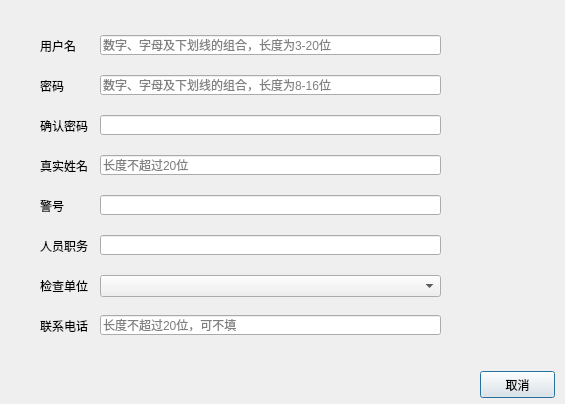
<?xml version="1.0" encoding="UTF-8"?>
<ui version="4.0">
 <class>newUserDialog</class>
 <widget class="QDialog" name="newUserDialog">
  <property name="geometry">
   <rect>
    <x>0</x>
    <y>0</y>
    <width>565</width>
    <height>404</height>
   </rect>
  </property>
  <property name="windowTitle">
   <string>Dialog</string>
  </property>
  <property name="styleSheet">
   <string notr="true"/>
  </property>
  <widget class="QLabel" name="label">
   <property name="geometry">
    <rect>
     <x>40</x>
     <y>40</y>
     <width>54</width>
     <height>12</height>
    </rect>
   </property>
   <property name="text">
    <string>用户名</string>
   </property>
  </widget>
  <widget class="QLabel" name="label_2">
   <property name="geometry">
    <rect>
     <x>40</x>
     <y>80</y>
     <width>54</width>
     <height>12</height>
    </rect>
   </property>
   <property name="text">
    <string>密码</string>
   </property>
  </widget>
  <widget class="QLabel" name="label_3">
   <property name="geometry">
    <rect>
     <x>40</x>
     <y>120</y>
     <width>54</width>
     <height>12</height>
    </rect>
   </property>
   <property name="text">
    <string>确认密码</string>
   </property>
  </widget>
  <widget class="QLabel" name="label_4">
   <property name="geometry">
    <rect>
     <x>40</x>
     <y>160</y>
     <width>54</width>
     <height>12</height>
    </rect>
   </property>
   <property name="text">
    <string>真实姓名</string>
   </property>
  </widget>
  <widget class="QLabel" name="label_5">
   <property name="geometry">
    <rect>
     <x>40</x>
     <y>240</y>
     <width>54</width>
     <height>12</height>
    </rect>
   </property>
   <property name="text">
    <string>人员职务</string>
   </property>
  </widget>
  <widget class="QLabel" name="label_6">
   <property name="geometry">
    <rect>
     <x>40</x>
     <y>200</y>
     <width>54</width>
     <height>12</height>
    </rect>
   </property>
   <property name="text">
    <string>警号</string>
   </property>
  </widget>
  <widget class="QLabel" name="label_7">
   <property name="geometry">
    <rect>
     <x>40</x>
     <y>280</y>
     <width>54</width>
     <height>12</height>
    </rect>
   </property>
   <property name="text">
    <string>检查单位</string>
   </property>
  </widget>
  <widget class="QLabel" name="label_8">
   <property name="geometry">
    <rect>
     <x>40</x>
     <y>320</y>
     <width>54</width>
     <height>12</height>
    </rect>
   </property>
   <property name="text">
    <string>联系电话</string>
   </property>
  </widget>
  <widget class="QLineEdit" name="nameLineEdit">
   <property name="geometry">
    <rect>
     <x>100</x>
     <y>35</y>
     <width>341</width>
     <height>20</height>
    </rect>
   </property>
   <property name="placeholderText">
    <string>数字、字母及下划线的组合，长度为3-20位</string>
   </property>
  </widget>
  <widget class="QLineEdit" name="trueNameLineEdit">
   <property name="geometry">
    <rect>
     <x>100</x>
     <y>155</y>
     <width>341</width>
     <height>20</height>
    </rect>
   </property>
   <property name="placeholderText">
    <string>长度不超过20位</string>
   </property>
  </widget>
  <widget class="QLineEdit" name="passwdLineEdit_2">
   <property name="geometry">
    <rect>
     <x>100</x>
     <y>115</y>
     <width>341</width>
     <height>20</height>
    </rect>
   </property>
   <property name="echoMode">
    <enum>QLineEdit::Password</enum>
   </property>
  </widget>
  <widget class="QLineEdit" name="policeNumLineEdit">
   <property name="geometry">
    <rect>
     <x>100</x>
     <y>195</y>
     <width>341</width>
     <height>20</height>
    </rect>
   </property>
  </widget>
  <widget class="QLineEdit" name="dutyLineEdit">
   <property name="geometry">
    <rect>
     <x>100</x>
     <y>235</y>
     <width>341</width>
     <height>20</height>
    </rect>
   </property>
  </widget>
  <widget class="QLineEdit" name="phoneLineEdit">
   <property name="geometry">
    <rect>
     <x>100</x>
     <y>315</y>
     <width>341</width>
     <height>20</height>
    </rect>
   </property>
   <property name="placeholderText">
    <string>长度不超过20位，可不填</string>
   </property>
  </widget>
  <widget class="QLineEdit" name="passwdLineEdit">
   <property name="geometry">
    <rect>
     <x>100</x>
     <y>75</y>
     <width>341</width>
     <height>20</height>
    </rect>
   </property>
   <property name="echoMode">
    <enum>QLineEdit::Password</enum>
   </property>
   <property name="placeholderText">
    <string>数字、字母及下划线的组合，长度为8-16位</string>
   </property>
  </widget>
  <widget class="QComboBox" name="comboBox">
   <property name="geometry">
    <rect>
     <x>100</x>
     <y>275</y>
     <width>341</width>
     <height>22</height>
    </rect>
   </property>
   <property name="currentText">
    <string/>
   </property>
   <property name="currentIndex">
    <number>-1</number>
   </property>
  </widget>
  <widget class="QLabel" name="label_19">
   <property name="geometry">
    <rect>
     <x>450</x>
     <y>40</y>
     <width>8</width>
     <height>8</height>
    </rect>
   </property>
   <property name="text">
    <string/>
   </property>
   <property name="pixmap">
    <pixmap resource="image.qrc">:/icon/image/asterisk.png</pixmap>
   </property>
   <property name="scaledContents">
    <bool>true</bool>
   </property>
  </widget>
  <widget class="QLabel" name="label_20">
   <property name="geometry">
    <rect>
     <x>450</x>
     <y>80</y>
     <width>8</width>
     <height>8</height>
    </rect>
   </property>
   <property name="text">
    <string/>
   </property>
   <property name="pixmap">
    <pixmap resource="image.qrc">:/icon/image/asterisk.png</pixmap>
   </property>
   <property name="scaledContents">
    <bool>true</bool>
   </property>
  </widget>
  <widget class="QLabel" name="label_21">
   <property name="geometry">
    <rect>
     <x>450</x>
     <y>120</y>
     <width>8</width>
     <height>8</height>
    </rect>
   </property>
   <property name="text">
    <string/>
   </property>
   <property name="pixmap">
    <pixmap resource="image.qrc">:/icon/image/asterisk.png</pixmap>
   </property>
   <property name="scaledContents">
    <bool>true</bool>
   </property>
  </widget>
  <widget class="QLabel" name="label_22">
   <property name="geometry">
    <rect>
     <x>450</x>
     <y>160</y>
     <width>8</width>
     <height>8</height>
    </rect>
   </property>
   <property name="text">
    <string/>
   </property>
   <property name="pixmap">
    <pixmap resource="image.qrc">:/icon/image/asterisk.png</pixmap>
   </property>
   <property name="scaledContents">
    <bool>true</bool>
   </property>
  </widget>
  <widget class="QLabel" name="label_23">
   <property name="geometry">
    <rect>
     <x>450</x>
     <y>200</y>
     <width>8</width>
     <height>8</height>
    </rect>
   </property>
   <property name="text">
    <string/>
   </property>
   <property name="pixmap">
    <pixmap resource="image.qrc">:/icon/image/asterisk.png</pixmap>
   </property>
   <property name="scaledContents">
    <bool>true</bool>
   </property>
  </widget>
  <widget class="QPushButton" name="cancelButton">
   <property name="geometry">
    <rect>
     <x>480</x>
     <y>371</y>
     <width>75</width>
     <height>27</height>
    </rect>
   </property>
   <property name="styleSheet">
    <string notr="true"/>
   </property>
   <property name="text">
    <string>取消</string>
   </property>
  </widget>
  <widget class="QLabel" name="buttonLabel">
   <property name="geometry">
    <rect>
     <x>400</x>
     <y>370</y>
     <width>75</width>
     <height>30</height>
    </rect>
   </property>
   <property name="text">
    <string/>
   </property>
  </widget>
 </widget>
 <resources>
  <include location="image.qrc"/>
 </resources>
 <connections>
  <connection>
   <sender>cancelButton</sender>
   <signal>clicked()</signal>
   <receiver>newUserDialog</receiver>
   <slot>close()</slot>
   <hints>
    <hint type="sourcelabel">
     <x>520</x>
     <y>379</y>
    </hint>
    <hint type="destinationlabel">
     <x>532</x>
     <y>318</y>
    </hint>
   </hints>
  </connection>
 </connections>
</ui>
